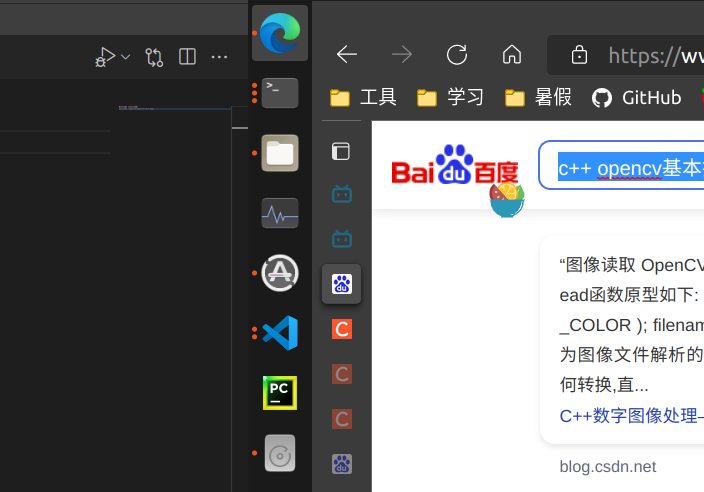
//> input picture CornerDetector/Pics/testImg.png, 704 x 492 px
$ ./testOpenCV   (built with g++ and OpenCV 4)
//> lines starting //> are read from the running program, lines starting //| are printed output that depends on the picture
//C++
// #include <cmath>
// #include <chrono>
#include <vector>
// #include <cstdlib>
#include <iostream>
// opencv
#include <opencv2/opencv.hpp>
#include <opencv2/core.hpp>
#include <opencv2/highgui.hpp>
#include <opencv2/imgproc.hpp>
#include <opencv2/imgcodecs.hpp>
// Eigen3
// #include <eigen3/Eigen/Core>
// #include <eigen3/Eigen/Dense>

using namespace std;
using namespace cv;

void trackingBarWindow();
void MixChannels();
void InRange();
void minMaxMeanStddev();

// Mat src = imread("./Pics/testImg.png", IMREAD_COLOR);

int main(int argc, char** argv)
{
    // trackingBarWindow();
    minMaxMeanStddev();
    return 0;
}


void minMaxMeanStddev()
{
    Mat src = imread("./Pics/testImg.png");
//> src is the input picture: 492 rows x 704 cols, CV_8UC3; mean B, G, R 117.6, 116, 115.3

    vector<Mat>channels;
    split(src,channels);
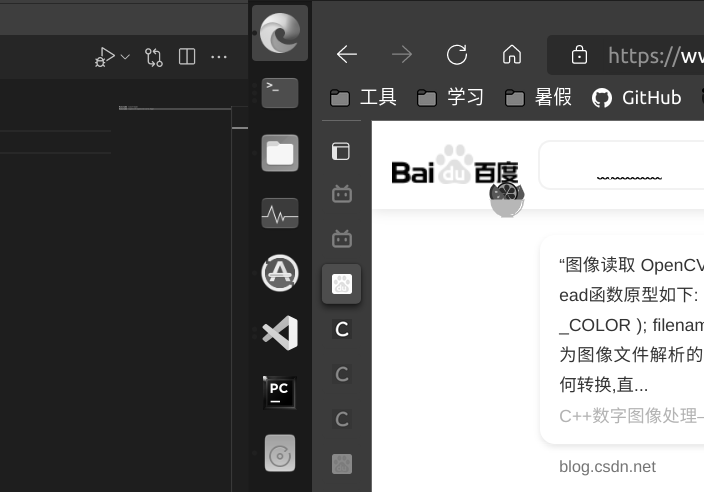
//> channels[0]: 492 rows x 704 cols, CV_8UC1; min 0, max 255, mean 117.6
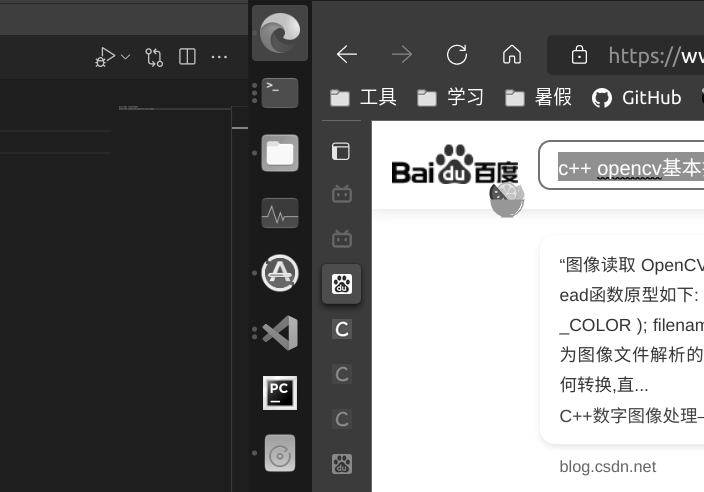
//> channels[1]: 492 rows x 704 cols, CV_8UC1; min 0, max 255, mean 116
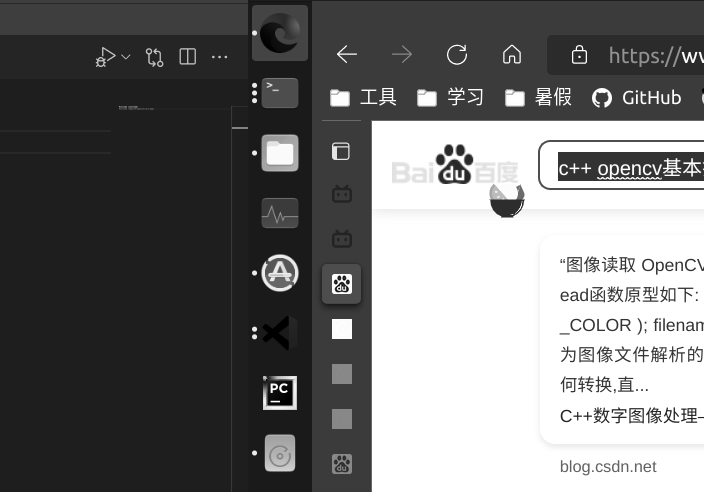
//> channels[2]: 492 rows x 704 cols, CV_8UC1; min 0, max 255, mean 115.3

    // imshow("src",src);
    // waitKey(0);
    // destroyAllWindows();

    double minv =0.0 ,maxv=0.0;
    Point minLoc,maxLoc;
    int minIdx,maxIdx;
    minMaxIdx(channels[0],&minv,&maxv,&minIdx,&maxIdx,Mat());
//> maxv = 255; minIdx = 455; maxIdx = 45
    cout<<minv<<"  "<<maxv<<endl;
//| 0  255
    // cout<<min<<"  "<<max<<"  "<<minLoc<<"  "<<maxLoc<<endl;

    Mat mean,stddev;

    vector<Mat>::iterator vectorptr = channels.begin();
    vector<Mat>::iterator vectorend = channels.end();

    while(vectorptr!=vectorend)
    {
        Mat Mean,StdDev;
        Mat tempChannel(*vectorptr);
        meanStdDev(tempChannel,Mean,StdDev);
        cout<<"Mean\n"<<Mean<<endl;
        cout<<"StdDev\n"<<StdDev<<endl;
        vectorptr++;
    }
//> this loop made 3 passes
//> (Mean, StdDev) on passes 1 to 3: ([117.6], [101.1]), ([116], [99.67]), ([115.3], [100.4])
//| Mean
//| [117.6004971590909]
//| StdDev
//| [101.0757383511462]
//| Mean
//| [116.034775152439]
//| StdDev
//| [99.67329951331388]
//| Mean
//| [115.3289593726903]
//> (the first 10 of 12 printed lines)
}


// [75 lines left out: functions InRange, MixChannels, onTrack, trackingBarWindow, not called in this run]

// g++ testOpenCV.cpp -o test -lopencv_core -lopencv_imgcodecs -lopencv_highgui -lopencv_imgproc
